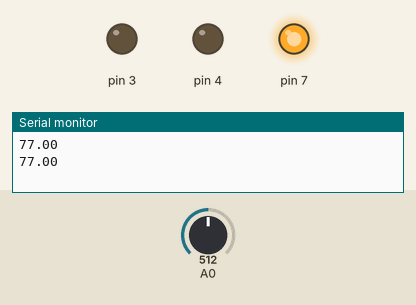
The sketch below on a simulated Arduino Uno, built with avr-gcc and run on an emulated ATmega328P. Shown: output pins drawn as LEDs (lit = HIGH), the last lines printed to the serial monitor. Inputs (shaded band) come from the test bench; at power-on: A0 = 512.

Above: at 1.8 s.
1.9 s: A0 set to 0
At 3.2 s:
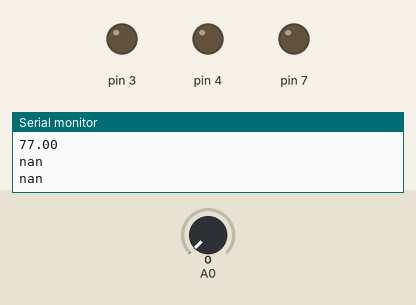
3.5 s: A0 set to 716
At 4.8 s:
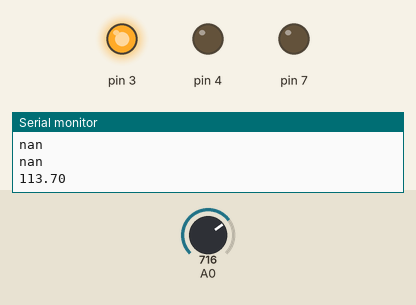
5.5 s: A0 set to 589
7.2 s: A0 set to 562
At 9.2 s:
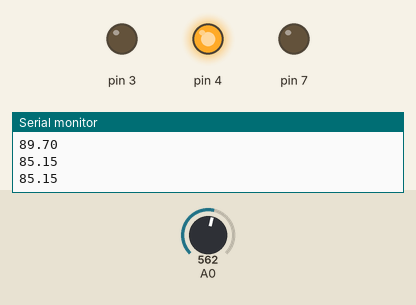
9.5 s: A0 set to 511
At 10.7 s:
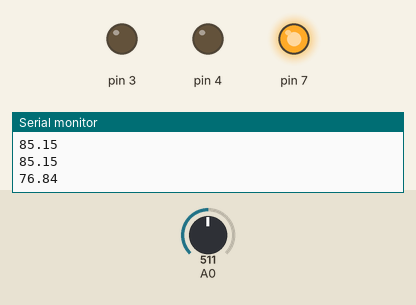
Timing chart, 0 to 12.5 s (numbered marks = the images above; inputs shaded):
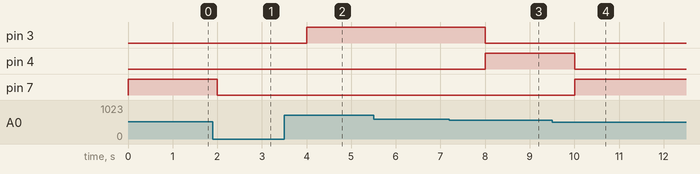

Measured:
- the behaviour switches between 574 and 573 on A0 (found by bisection; images 2 and 3)
- after the input at 1.9 s, pin 7: HIGH → LOW after 0.10 s
- after the input at 3.5 s, pin 3: LOW → HIGH after 0.50 s
- after the input at 7.2 s, pin 3: HIGH → LOW after 0.81 s; pin 4: LOW → HIGH after 0.81 s
- after the input at 9.5 s, pin 4: HIGH → LOW after 0.51 s; pin 7: LOW → HIGH after 0.51 s

The sketch:

temperatureExample.ino
```cpp
//Used the function Termister to get the temperature from this website: https://computers.tutsplus.com/tutorials/how-to-read-temperatures-with-arduino--mac-53714


#include <math.h>
bool holder = true ;
int counter = 0 ;

void setup() {
  // put your setup code here, to run once:
  Serial.begin(115200) ;
  pinMode(7, OUTPUT) ;
  pinMode(4, OUTPUT) ;
  pinMode(3, OUTPUT) ;
}

double Thermister(int RawADC) {
  double temp ;
  temp = log(((10240000/RawADC) - 10000)) ;
  temp = 1 / (0.001129148 + (0.000234125 + (0.0000000876741 * temp * temp)) * temp) ;
  temp = temp - 273.15 ;
  temp = (temp * 9.0) / 5.0 + 32.0 ;
  return temp ;
}

void loop() {
  // put your main code here, to run repeatedly:
  while (counter < 10) {
    int val ;
    double temperature ;
    val = analogRead(0) ;
    temperature = Thermister(val) ;
    Serial.println(temperature) ;
    if(temperature < 85) {
      digitalWrite(7, HIGH) ;
    } else {
      digitalWrite(7, LOW) ;
    }
    if (85 <= temperature && temperature <= 87) {
      digitalWrite(4, HIGH) ;
    }  else {
      digitalWrite(4, LOW) ;
    }
    if(temperature > 87) {
        digitalWrite(3, HIGH) ;
        holder = false ;
        counter++ ;
    } else {
      digitalWrite(3, LOW) ;
      counter = 0 ;
    }
    delay(1000) ;
  }

  if(counter == 10) {
    digitalWrite(3, LOW) ;
    Serial.println("You died!!!") ;
  }
}
```
